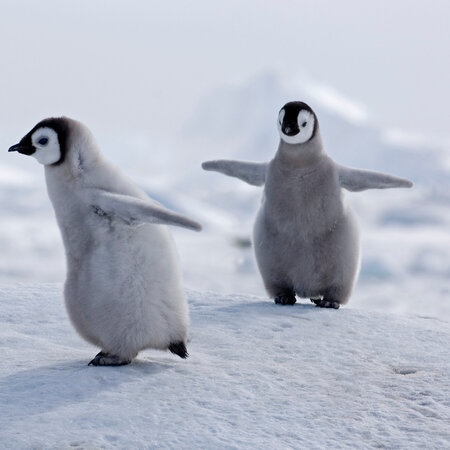
#> input picture P4/penguins.jpg, 450 x 450 px
$ jupyter execute --allow-errors 4_Lecture_ConnectedComponentLabeling.ipynb
#> lines starting #> are read from the running program, lines starting #| are printed output that depends on the picture; after the words box and inside, x2 and y2 are one past the last pixel; in counts of white or black regions, pixels touching at a corner belong together
<Body>

<h1> <b>Computer Vision </b> </h1>
<p><b>Andry Maykol Pinto </b> (amgp@fe.up.pt)</p>
<p>Department of Electrical and Computer Engineering</p>
</Body>
FEUP

---

# **Morphological Operators and Connected Components Analysis**

<h2>Table of contents</h2>
<div class="alert alert-block alert-info" style="margin-top: 20px">
<ol>
    <li><a href="#ref1">Binary Image Processing Binary Image Processing</a></li>
    <li><a href="#ref2">Connected Component Labeling</a></li>
</ol>
<p></p>
</div>
<hr>

<a id="ref1"></a>
# **Binary Image Processing**

A binary image is a gray-scale image in which each pixel can have one of two possible values:
- 0 (black);
- 1 (white).

<figure>

<figcaption> Source: Matlab. </figcaption>
</figure>

Let's convert a color image to a binary one and see which operations we can apply to it.

Please upload 'penguins.jpg'.

[cell 1]
from google.colab import files
uploaded = files.upload()
#> the answer given: penguins.jpg

The following code snippet loads a color image, converts it to grayscale and then to binary using *cv2.threshold()*.

[cell 2]
import numpy as np
import cv2
from google.colab.patches import cv2_imshow
from matplotlib import pyplot as plt

# Load image
img = cv2.imread('penguins.jpg')
#> img is the input picture: shape (450, 450, 3); mean B, G, R 196.3, 182.8, 177.6

# Convert from BGR to RGB for displaying in plt.
cv2.cvtColor(img, cv2.COLOR_BGR2RGB, img);

# Convert to grayscale
gray = cv2.cvtColor(img,cv2.COLOR_RGB2GRAY)

# Convert to binary
threshold = 127
max_value = 255
thresh_type = cv2.THRESH_BINARY
binary = cv2.threshold(gray, threshold, max_value, thresh_type)[1] # This function returns a tuple: (threshold, binary_image), hence the [1]
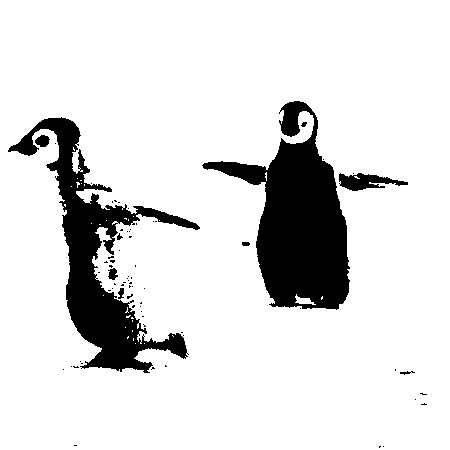
#> binary: shape (450, 450); 86.7% white; 70 black regions (60 under 20 px), largest, box (x1, y1, x2, y2) and area: (202, 101, 350, 310) 13964, (8, 117, 200, 373) 11695, (339, 173, 408, 191) 676

# Display image using plt
plt.figure(figsize=(20,20))

plt.subplot(131)
plt.imshow(img)
plt.title("Color Image")
plt.axis("off")

plt.subplot(132)
plt.imshow(gray,cmap="gray")
plt.title("Gray Image")
plt.axis("off")

plt.subplot(133)
plt.imshow(binary,cmap="gray")
plt.title("Binary Image")
plt.axis("off")

plt.show()

Let's see what changed within the structures holding these images:

[cell 3]
print('Color img:     ', img.shape)
#| Color img:      (450, 450, 3)

print('Grayscale img: ', gray.shape)
#| Grayscale img:  (450, 450)

print('Binary img:    ', binary.shape)
#| Binary img:     (450, 450)

As we already know, an RGB image has 3 values per pixel (Red-Green-Blue), which is why its shape is 450x450x3. A gray-scale image only has one value per pixel and so does a binary image.

A gray-scale image allows pixel values to vary within the range [0;255], where the value 0 corresponds to black and 255 to white. A binary image, on the other hand, only allows for the two ends of the interval: either 0 or 255 (255 actually corresponds to the value of 1 that we mentioned in the beginning of this lesson).

Considering this, we set a threshold to the middle value of the interval, i.e., 127, and then used *cv2.threshold()* to set to 0 any value below that threshold and to 255 any value above. This means that lighter pixels turn white and darker ones turn black, as we saw in the images displayed above.

Let's verify this by checking the content of a random row of both the gray-scale and binary images:

[cell 4]
print('Grayscale img:\n', gray[200][:100])
#| Grayscale img:
#|  [202 201 200 199 199 198 198 198 197 198 198 199 200 201 201 202 204 204
#|  205 206 207 208 209 210 210 210 210 210 210 211 211 211 211 211 212 212
#|  213 212 212 212 213 213 213 212 212 211 211 211 208 208 185 159 152 147
#|  140 140 139 138 135 132 129 129 130 131 128 124 122 123 125 124 122 120
#|  121 118 116 117 121 122 120 118 117 121 126 129 129 129 131 133 132 131
#|  132 130 123 117 119 125 127 129 131 133]

print('Binary img:\n', binary[200][:100])
#| Binary img:
#|  [255 255 255 255 255 255 255 255 255 255 255 255 255 255 255 255 255 255
#|  255 255 255 255 255 255 255 255 255 255 255 255 255 255 255 255 255 255
#|  255 255 255 255 255 255 255 255 255 255 255 255 255 255 255 255 255 255
#|  255 255 255 255 255 255 255 255 255 255 255   0   0   0   0   0   0   0
#|    0   0   0   0   0   0   0   0   0   0   0 255 255 255 255 255 255 255
#|  255 255   0   0   0   0   0 255 255 255]

Feel free to vary the threshold value and observe the effect on the resulting binary image.

In our particular color image, given the light scenery and dark characters, we've obtained a binary image in which the background is white and the objects are black. However, it is more conventional in Computer Vision to have the background represented as black and the foreground objects as white. To change our image according to this convention, we simply have to use *cv2.THRESH_BINARY_INV* instead of *cv2.THRESH_BINARY* as the threshold type when calling *cv2.threshold()*.
Execute the following code snippet to apply this operation. You may check the content of the new binary image and verify that the 0's and 255's have been swapped.

[cell 5]
# Convert to binary
thresh_type = cv2.THRESH_BINARY_INV
inv_binary = cv2.threshold(gray, threshold, max_value, thresh_type)[1]

# Display image using plt
plt.figure(figsize=(12,12))

plt.subplot(121)
plt.imshow(binary,cmap="gray")
plt.title("Binary image")
plt.axis("off")

plt.subplot(122)
plt.imshow(inv_binary,cmap="gray")
plt.title("Inverted binary image")
plt.axis("off")

plt.show()

**Morphological Operations**

Morphological operations are image operations that change
the shape of the objects present in a binary image. To apply these operations we perform a convolution between the binary image and a binary structuring element. This element can have any size or shape (it usually is a circle or a square). Let's consider a *3x3* kernel of ones, for example:

$$
kernel =
\begin{bmatrix}
1 & 1 & 1\\
1 & 1 & 1\\
1 & 1 & 1
\end{bmatrix}
$$

Depending on the specificity of the convolution operation, we may obtain different results with the same kernel. We may, for example, compute the maximal pixel value overlapped by the kernel and set the image pixel in the anchor point position (center of the kernel) with that maximal value. By doing this, a few pixels with value 0 will turn into 1's, and the white regions of the image will grow. This is called **dilation**.

Execute the following code snippet, which uses OpenCV's *cv2.dilate()* to apply this operation to our binary image.

[cell 6]
kernel = np.ones((5, 5), 'uint8')

dilated = cv2.dilate(inv_binary, kernel, iterations=1)
#> dilated: shape (450, 450); 17.2% white; 14 white regions, largest, box (x1, y1, x2, y2) and area: (200, 99, 410, 312) 17192, (6, 115, 202, 375) 16985, (393, 367, 417, 377) 154

# Display image using plt
plt.figure(figsize=(12,12))

plt.subplot(121)
plt.imshow(inv_binary,cmap="gray")
plt.title("Original")
plt.axis("off")

plt.subplot(122)
plt.imshow(dilated,cmap="gray")
plt.title("Dilated")
plt.axis("off")

plt.show()

If, instead, we compute the minimal pixel value overlapped by the kernel, then a few pixels of value 1 will turn into 0's, and the white regions will recede. This is called **erosion**.

Experiment with *cv2.erode()* to verify this effect.

[cell 7]
eroded = cv2.erode(inv_binary, kernel, iterations=1)
#> eroded: shape (450, 450); 9.8% white; 23 white regions (13 under 20 px), largest, box (x1, y1, x2, y2) and area: (258, 139, 347, 307) 11077, (39, 120, 148, 368) 6926, (206, 164, 264, 183) 494

# Display image using plt
plt.figure(figsize=(12,12))

plt.subplot(121)
plt.imshow(inv_binary,cmap="gray")
plt.title("Original")
plt.axis("off")

plt.subplot(122)
plt.imshow(eroded,cmap="gray")
plt.title("Eroded")
plt.axis("off")

plt.show()

You have learnt in class that dilation and erosion can be combined to form more complex operations such as opening and closing.

**Exercise 1**

**(a)** Implement opening and closing procedures using the two functions presented above.

[cell 8]
# TO DO

kernel = np.ones((5, 5), 'uint8')

# Opening : Erosion -> Dilation
eroded = cv2.erode(inv_binary, kernel, iterations=1)
opened = cv2.dilate(eroded, kernel, iterations=1)
#> opened: shape (450, 450); 12.4% white; 16 white regions, largest, box (x1, y1, x2, y2) and area: (256, 137, 349, 309) 12229, (37, 118, 186, 370) 9735, (204, 162, 266, 185) 818

# Closing : Dilation -> Erosion
dilated = cv2.dilate(inv_binary, kernel, iterations=1)
closed = cv2.erode(dilated, kernel, iterations=1)
#> closed: shape (450, 450); 13.9% white; 19 white regions (15 under 20 px), largest, box (x1, y1, x2, y2) and area: (202, 101, 408, 310) 14924, (8, 117, 200, 373) 13110, (400, 371, 415, 375) 32, (242, 242, 250, 246) 29

# Display image using plt
plt.figure(figsize=(20,20))

plt.subplot(131)
plt.imshow(inv_binary,cmap="gray")
plt.title("Original")
plt.axis("off")

plt.subplot(132)
plt.imshow(closed,cmap="gray")
plt.title("Closed")
plt.axis("off")

plt.subplot(133)
plt.imshow(opened,cmap="gray")
plt.title("Opened")
plt.axis("off")

plt.show()

**(b)** Considering what you've learnt in the lectures and your newly acquired practical experience, comment on the changes caused by the opening and closing processes on the binary image.

<a id="ref2"></a>
# **Connected-Component Labeling**

Connected-Component Labeling (CCL) consists in assignining a unique label to all the pixels composing each connected component (i.e., each object) in a binary image. Essentially, it is used to segment objects, as you can see in the images below:

Source: Scipy.

The result of performing CCL on a binary image should be a matrix in which each pixel has a label 0 if it belongs to the background or the label of the object it is part of. The matrix below, for example, represents an image which contains two objects.

$$
\begin{bmatrix}
0 & 0 & 0 & 0 & 0 & 0 & 0 & 0 & 0\\
0 & 1 & 1 & 0 & 0 & 0 & 0 & 0 & 0\\
1 & 1 & 1 & 0 & 0 & 0 & 2 & 2 & 0\\
1 & 1 & 1 & 1 & 0 & 0 & 2 & 2 & 0\\
0 & 0 & 1 & 1 & 0 & 0 & 2 & 2 & 0\\
0 & 0 & 0 & 0 & 0 & 0 & 0 & 0 & 0\\
\end{bmatrix}
$$

But how do we determine which pixels are connected to each other?

Connected Components in an image are sets of pixels with the same value that are connected through some kind of adjacency. For example, you've learnt in class about Four Pixel Connectivity ($N_4$), Eight Pixel Connectivity ($N_8$) or D-Connectivity ($N_D$).

<figure>

</figure>

OpenCV's *cv2.connectedComponents()* uses this connectivity assumption to identify the connected components in a binary image. This allows us to, for example, determine the number of objects in the image, which is useful for a number of applications, such as industrial manufacturing and robotic navigation.

**Exercise 2**

A donut factory is automating procedures. To check if the number of donuts placed in each box is the correct one, they're using visual cameras that capture top-down-view images as the boxes are moved to the final station. In this exercise you're going to use what you've learnt about connected components to determine if a box contains exactly 5 chocolate donuts.

Please upload 'chocolatedonuts.jpg'.

[cell 9]
from google.colab import files
uploaded = files.upload()
#> the answer given: chocolatedonuts.jpg

**(a)** Perform CCL on the chocolate donut box image without applying morphological operations. Paint each segmented object with a different colour, as show in the example above. How many different objects did you obtain?

[cell 10]
# TO DO

image = cv2.imread('chocolatedonuts.jpg')
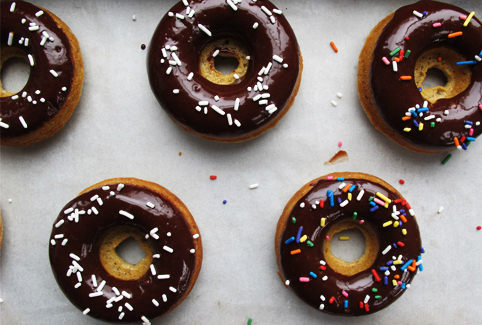
#> input picture P4/chocolatedonuts.jpg, 482 x 325 px
#> image is the input picture: shape (325, 482, 3); mean B, G, R 115.7, 120.6, 132.8
gray_image = cv2.cvtColor(image, cv2.COLOR_BGR2GRAY)

threshold = 128
max_value = 255
thresh_type = cv2.THRESH_BINARY_INV
inv_binary = cv2.threshold(gray_image, threshold, max_value, thresh_type)[1]
#> inv_binary: shape (325, 482); 47.4% white; 71 white regions (57 under 20 px), largest, box (x1, y1, x2, y2) and area: (108, 0, 303, 161) 16706, (326, 0, 482, 171) 16138, (49, 180, 203, 325) 15325

# Perform connected component labeling
num_labels, labeled_img = cv2.connectedComponents(inv_binary)
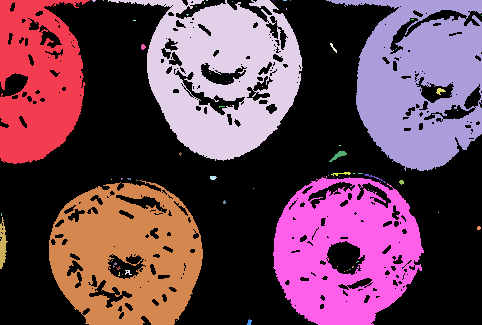
#> labeled_img: shape (325, 482) int32; 72 distinct labels, from 0 to 71; one colour per label, 0 black
#> num_labels = 72


# MANEIRA FANCY DO PYTHON ATRIBUIR CORES

# Create a random color map for labeling
#color_map = np.random.randint(40, 256, size=(num_labels, 3), dtype=np.uint8) # 40, 256 para garantir que nunca escolhe um random 0 que fique parecido com preto
#colored_img = color_map[labeled_img] # When you use the notation color_map[labeled_img], NumPy essentially creates a new array where each element in the resulting array corresponds to an element in labeled_img, and the values in labeled_img are used as indices to fetch values from color_map.
#colored_img[labeled_img == 0] = [0, 0, 0]  # Set background pixels to black


color_map = np.random.randint(40, 256, size=(num_labels, 3), dtype=np.uint8) # 40, 256 para garantir que nunca escolhe um random 0 que fique parecido com preto
#> color_map = 72 rows, first 8: [212, 50, 167], [180, 87, 210], [236, 191, 157], [206, 62, 223], [232, 244, 73], [107, 219, 118], [194, 122, 202], [235, 158, 165]
height, width = labeled_img.shape
#> height = 325; width = 482
colored_img = np.zeros((height, width, 3), dtype=np.uint8)
background_label = 0 # Define the label for the background (assumed to be 0)

for i in range(height):
    for j in range(width):
        label = labeled_img[i, j]

        if label == background_label:
            colored_img[i, j] = [0, 0, 0]
        else:
            color = color_map[label]
            colored_img[i, j] = color
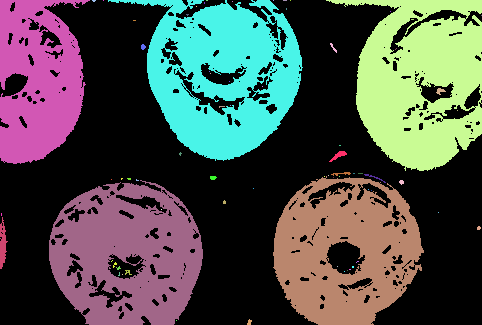
#> colored_img: shape (325, 482, 3); mean of channels 0, 1, 2 76.3, 81, 76.9; drawn as B, G, R

# Display the binary image and labeled image
plt.figure(figsize=(15, 15))

plt.subplot(121)
plt.imshow(inv_binary, cmap="gray")
plt.title("Binary Image (Inverted)")
plt.axis("off")

plt.subplot(122)
plt.imshow(cv2.cvtColor(colored_img, cv2.COLOR_BGR2RGB))
plt.title(f"After labeling (Found {num_labels - 1} different objects)")  # Subtract 1 to exclude background label
plt.axis("off")

plt.show()

print("labeld_img_matrix:\n", labeled_img)
#> (printed output is left out)

**(b)** Using morphological operations, obtain the exact number of donuts in the box.

[cell 11]
# TO DO

import cv2
import numpy as np
import matplotlib.pyplot as plt

# Load the image
image = cv2.imread('chocolatedonuts.jpg')
gray_image = cv2.cvtColor(image, cv2.COLOR_BGR2GRAY)

threshold = 128
max_value = 255
thresh_type = cv2.THRESH_BINARY_INV
inv_binary = cv2.threshold(gray_image, threshold, max_value, thresh_type)[1]

# Apply morphological operations (erosion and dilation) to isolate the donuts
kernel = np.ones((5, 5), np.uint8)
morph_image = cv2.morphologyEx(inv_binary, cv2.MORPH_CLOSE, kernel)
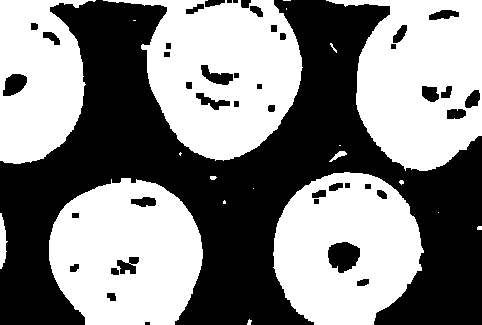
#> morph_image: shape (325, 482); 52.5% white; 43 black regions (3 under 20 px)

# Perform connected component labeling
num_labels, labeled_img = cv2.connectedComponents(morph_image)
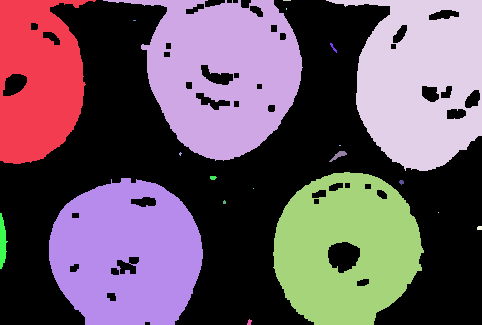
#> labeled_img: shape (325, 482) int32; 21 distinct labels, from 0 to 20; one colour per label, 0 black
#> num_labels = 21

# Create a random color map for labeling
color_map = np.random.randint(40, 256, size=(num_labels, 3), dtype=np.uint8)
#> color_map = 21 rows, first 8: [154, 211, 206], [228, 223, 108], [238, 156, 68], [151, 95, 74], [172, 185, 168], [208, 197, 74], [168, 144, 247], [44, 204, 122]
height, width = labeled_img.shape
colored_img = np.zeros((height, width, 3), dtype=np.uint8)
background_label = 0  # Define the label for the background (assumed to be 0)

for i in range(height):
    for j in range(width):
        label = labeled_img[i, j]

        if label == background_label:
            colored_img[i, j] = [0, 0, 0]
        else:
            color = color_map[label]
            colored_img[i, j] = color
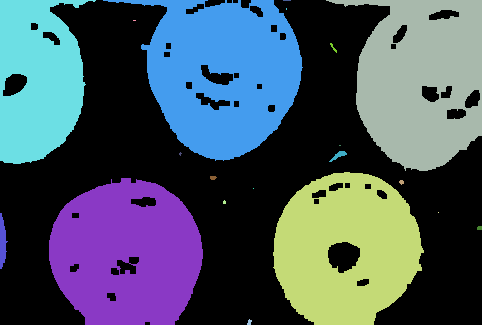
#> colored_img: shape (325, 482, 3); mean of channels 0, 1, 2 99.3, 85.5, 71.4; drawn as B, G, R

# Find contours of objects in the labeled image
contours, _ = cv2.findContours(morph_image, cv2.RETR_EXTERNAL, cv2.CHAIN_APPROX_SIMPLE)
#> contours = 20 contours, 13 with area under 20; largest, box (x1, y1, x2, y2) and area: (103, 0, 303, 161) 19529, (326, 0, 482, 171) 18170, (49, 178, 203, 325) 17888, (273, 172, 424, 325) 17696, (0, 0, 96, 164) 11548, (0, 213, 8, 269) 217, (329, 151, 347, 162) 55

# Define a minimum contour area threshold
min_contour_area = 1000  # Adjust this value as needed

# Initialize an image for drawing contours
contour_image = colored_img.copy()

# Draw and filter the contours based on the minimum area
num_donuts = 0
for contour in contours:
    area = cv2.contourArea(contour)
    if area >= min_contour_area:
        cv2.drawContours(contour_image, [contour], -1, (0, 255, 0), thickness=2)
        num_donuts += 1
#> this loop made 20 passes
#> area on passes 3, 8, 10, 12, 17, 19, 20: 217, 17888, 17695.5, 55, 18170.5, 19529, 11548.5
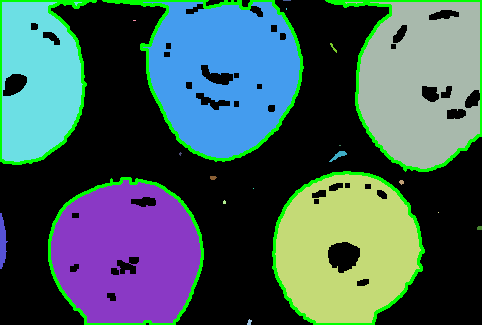
#> contour_image: shape (325, 482, 3); 5.41% of pixels changed, all inside (x1, y1, x2, y2) = (0, 0, 482, 325); drawn as B, G, R
#> after the loop, num_donuts = 5


# Display the binary image, labeled image, and morphed colored image with filtered contours
plt.figure(figsize=(15, 15))

plt.subplot(131)
plt.imshow(inv_binary, cmap="gray")
plt.title("Binary Image (Inverted)")
plt.axis("off")

plt.subplot(132)
plt.imshow(cv2.cvtColor(colored_img, cv2.COLOR_BGR2RGB))
plt.title(f"Labeled Morphed Image (Found {num_labels - 1} different objects)")  # Subtract 1 to exclude background label
plt.axis("off")

plt.subplot(133)
plt.imshow(cv2.cvtColor(contour_image, cv2.COLOR_BGR2RGB))
plt.title(f"Countoured Morphed Image (Found {num_donuts} donuts)")
plt.axis("off")

plt.show()

**(c)** Compute statistics for each component: bounding box, area (in pixels) and centroid. Display the objects' centroids in the coloured image.

[cell 12]
# TO DO

# Initialize a list to store bounding box coordinates, areas, and centroid coordinates
bounding_boxes = []
areas = []

# Initialize an image for displaying centroids
centroid_image = contour_image.copy()

# Loop through the filtered contours and compute statistics
for contour in contours:
    area = cv2.contourArea(contour)
    if area >= min_contour_area:
        # Compute the bounding box
        x, y, w, h = cv2.boundingRect(contour)

        # Compute the centroid
        M = cv2.moments(contour)
        cX = int(M["m10"] / M["m00"])
        cY = int(M["m01"] / M["m00"])

        # Draw bounding box and centroid on the centroid_image
        cv2.rectangle(centroid_image, (x, y), (x + w, y + h), (0, 255, 0), 2)
        cv2.circle(centroid_image, (cX, cY), 5, (0, 255, 0), -1)

        # Store bounding box coordinates, area, and centroid coordinates
        bounding_boxes.append((x, y, x + w, y + h))
        areas.append(area)
#> this loop made 20 passes
#> (area, x, y, w, h, cX, cY) on passes 8, 10, 17, 19, 20: (17888, 49, 178, 154, 147, 126, 253), (17695.5, 273, 172, 151, 153, 345, 248), (18170.5, 326, 0, 156, 171, 422, 79), (19529, 103, 0, 200, 161, 222, 72), (11548.5, 0, 0, 96, 164, 36, 79)
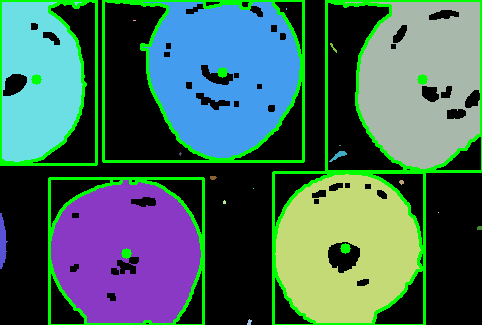
#> centroid_image: shape (325, 482, 3); 3.86% of pixels changed, all inside (x1, y1, x2, y2) = (0, 0, 482, 325); drawn as B, G, R
#> after the loop, areas = [17888, 17695.5, 18170.5, 19529, 11548.5]; bounding_boxes = [(49, 178, 203, 325), (273, 172, 424, 325), (326, 0, 482, 171), (103, 0, 303, 161), (0, 0, 96, 164)]

# Display the centroid_image with bounding boxes and centroids
plt.figure(figsize=(15, 15))

plt.subplot(131)
plt.imshow(inv_binary, cmap="gray")
plt.title("Binary Image (Inverted)")
plt.axis("off")

plt.subplot(132)
plt.imshow(cv2.cvtColor(contour_image, cv2.COLOR_BGR2RGB))
plt.title(f"Contour Image (Found {num_donuts} donuts)")
plt.axis("off")

plt.subplot(133)
plt.imshow(cv2.cvtColor(centroid_image, cv2.COLOR_BGR2RGB))
plt.title(f"Centroids and Bounding Boxes (Found {num_donuts} donuts)")
plt.axis("off")

plt.show()
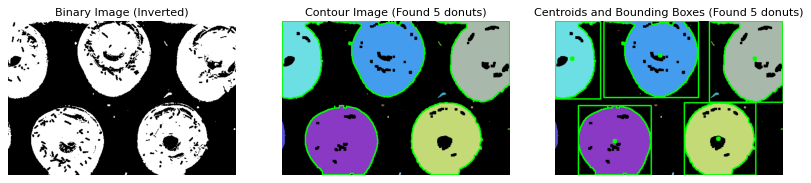
#> figure drawn by matplotlib, 3 panels

# Print bounding box coordinates, areas, and centroid coordinates
#> (the rest of this cell did not finish here and is left out)
